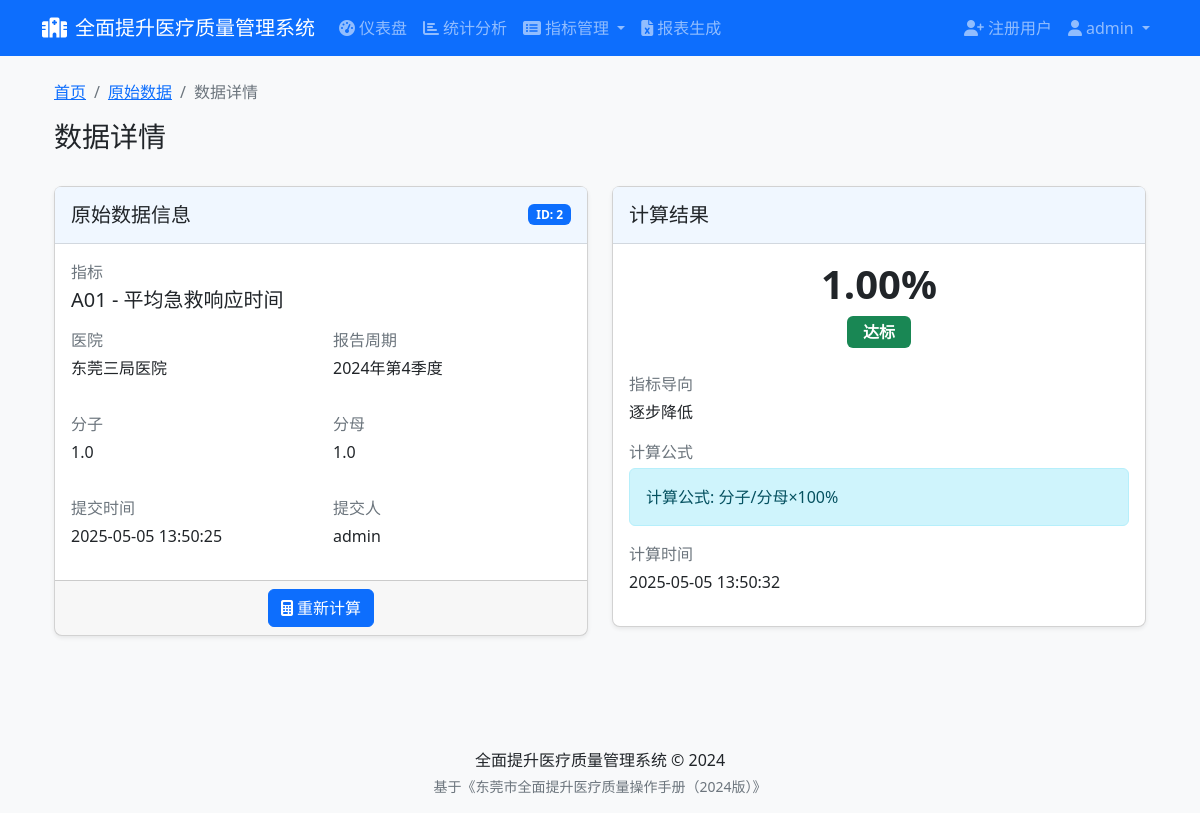
/indicators/data/2 (signed in), run on the app's committed database.
### app/models/user.py (models this page shows, shortened)
class User(UserMixin, db.Model):
    __tablename__ = 'users'
    id = db.Column(db.Integer, primary_key=True)
    username = db.Column(db.String(64), unique=True, index=True, nullable=False)
    email = db.Column(db.String(120), unique=True, index=True, nullable=False)
    password_hash = db.Column(db.String(128), nullable=False)
    is_admin = db.Column(db.Boolean, default=False)
    hospital_id = db.Column(db.Integer, db.ForeignKey('hospitals.id'))
    created_at = db.Column(db.DateTime, default=datetime.utcnow)
    last_login = db.Column(db.DateTime)
    hospital = db.relationship('Hospital', backref='users')

### app/models/data.py (models this page shows, shortened)
class RawData(db.Model):
    __tablename__ = 'raw_data'
    id = db.Column(db.Integer, primary_key=True)
    indicator_id = db.Column(db.Integer, db.ForeignKey('indicators.id'), nullable=False)
    hospital_id = db.Column(db.Integer, db.ForeignKey('hospitals.id'), nullable=False)
    period_id = db.Column(db.Integer, db.ForeignKey('report_periods.id'), nullable=False)
    numerator = db.Column(db.Float)  # 分子
    denominator = db.Column(db.Float)  # 分母
    submitter_id = db.Column(db.Integer, db.ForeignKey('users.id'))  # 提交人
    submit_time = db.Column(db.DateTime, default=beijing_now)  # 提交时间，使用北京时间
    note = db.Column(db.Text)  # 备注
    indicator = db.relationship('Indicator', backref='raw_data')
    hospital = db.relationship('Hospital', backref='raw_data')
    period = db.relationship('ReportPeriod', backref='raw_data')
    submitter = db.relationship('User', backref='raw_data_submitted')

class Result(db.Model):
    __tablename__ = 'results'
    id = db.Column(db.Integer, primary_key=True)
    indicator_id = db.Column(db.Integer, db.ForeignKey('indicators.id'), nullable=False)
    hospital_id = db.Column(db.Integer, db.ForeignKey('hospitals.id'), nullable=False)
    period_id = db.Column(db.Integer, db.ForeignKey('report_periods.id'), nullable=False)
    raw_data_id = db.Column(db.Integer, db.ForeignKey('raw_data.id'))
    value = db.Column(db.Float)  # 计算结果值
    target_achieved = db.Column(db.Boolean)  # 是否达标
    calculation_time = db.Column(db.DateTime, default=beijing_now)  # 计算时间，使用北京时间
    indicator = db.relationship('Indicator', backref='results')
    hospital = db.relationship('Hospital', backref='results')
    period = db.relationship('ReportPeriod', backref='results')
    raw_data = db.relationship('RawData', backref=db.backref('result', uselist=False))

### app/models/indicator.py (models this page shows, shortened)
class Indicator(db.Model):
    __tablename__ = 'indicators'
    id = db.Column(db.Integer, primary_key=True)
    code = db.Column(db.String(32), unique=True, nullable=False)  # 指标编码
    name = db.Column(db.String(128), nullable=False)  # 指标名称
    definition = db.Column(db.Text)  # 指标定义
    numerator_description = db.Column(db.Text)  # 分子说明
    denominator_description = db.Column(db.Text)  # 分母说明
    calculation_formula = db.Column(db.Text)  # 计算公式
    data_source = db.Column(db.String(256))  # 数据来源
    target_value = db.Column(db.String(64))  # 指标导向 - 修改为字符串类型
    unit = db.Column(db.String(32))  # 单位
    frequency = db.Column(db.String(32))  # 监测频率
    category_id = db.Column(db.Integer, db.ForeignKey('indicator_categories.id'), nullable=False)
    created_at = db.Column(db.DateTime, default=datetime.utcnow)

### app/models/hospital.py (models this page shows, shortened)
class Hospital(db.Model):
    __tablename__ = 'hospitals'
    id = db.Column(db.Integer, primary_key=True)
    name = db.Column(db.String(128), unique=True, nullable=False)
    code = db.Column(db.String(32), unique=True, nullable=False)
    address = db.Column(db.String(256))
    level = db.Column(db.String(32))  # 医院等级 (三甲、三乙等)
    type = db.Column(db.String(32))   # 医院类型 (综合、专科等)
    contact_person = db.Column(db.String(64))
    contact_phone = db.Column(db.String(32))
    created_at = db.Column(db.DateTime, default=datetime.utcnow)

### app/models/report_period.py (models this page shows, shortened)
class ReportPeriod(db.Model):
    __tablename__ = 'report_periods'
    id = db.Column(db.Integer, primary_key=True)
    year = db.Column(db.Integer, nullable=False)
    quarter = db.Column(db.Integer)  # 1-4 表示季度，NULL 表示不是季度报告
    month = db.Column(db.Integer)  # 1-12 表示月份，NULL 表示不是月度报告
    name = db.Column(db.String(64), nullable=False)
    start_date = db.Column(db.Date, nullable=False)
    end_date = db.Column(db.Date, nullable=False)
    created_at = db.Column(db.DateTime, default=datetime.utcnow)

### app/controllers/indicators.py (the view)
@indicators_bp.route('/data/<int:data_id>')
@login_required
def view_data(data_id):
    raw_data = RawData.query.get_or_404(data_id)
    result = Result.query.filter_by(raw_data_id=data_id).first()
    return render_template(
        'indicators/view_data.html',
        title='数据详情',
        raw_data=raw_data,
        result=result
    )

### app/models/user.py (called while the page is built)
@login_manager.user_loader
def load_user(user_id):
    return User.query.get(int(user_id))

### app/templates/indicators/view_data.html (shortened to what this page needs)
{% extends 'base.html' %}
{% block content %}
<div class="container-fluid">
    <div class="row mb-4">
        <div class="col">
            <nav aria-label="breadcrumb">
                <ol class="breadcrumb">
                    <li class="breadcrumb-item"><a href="{{ url_for('dashboard.index') }}">首页</a></li>
                    <li class="breadcrumb-item"><a href="{{ url_for('indicators.data_list') }}">原始数据</a></li>
                    <li class="breadcrumb-item active" aria-current="page">数据详情</li>
                </ol>
            </nav>
            <h1 class="h3">数据详情</h1>
        </div>
    </div>
    <div class="row">
        <div class="col-lg-6 mb-4">
            <div class="card shadow-sm">
                <div class="card-header d-flex justify-content-between align-items-center">
                    <h5 class="mb-0">原始数据信息</h5>
                    <span class="badge bg-primary">ID: {{ raw_data.id }}</span>
                </div>
                <div class="card-body">
                    <div class="mb-3">
                        <p class="text-muted mb-1">指标</p>
                        <p class="h5">{{ raw_data.indicator.code }} - {{ raw_data.indicator.name }}</p>
                    </div>
                    <div class="row mb-3">
                        <div class="col-md-6">
                            <p class="text-muted mb-1">医院</p>
                            <p>{{ raw_data.hospital.name }}</p>
                        </div>
                        <div class="col-md-6">
                            <p class="text-muted mb-1">报告周期</p>
                            <p>{{ raw_data.period.name }}</p>
                        </div>
                    </div>
                    <div class="row mb-3">
                        <div class="col-md-6">
                            <p class="text-muted mb-1">分子</p>
                            <p>{{ raw_data.numerator }}</p>
                        </div>
                        <div class="col-md-6">
                            <p class="text-muted mb-1">分母</p>
                            <p>{{ raw_data.denominator }}</p>
                        </div>
                    </div>
                    <div class="row mb-0">
                        <div class="col-md-6">
                            <p class="text-muted mb-1">提交时间</p>
                            <p>{{ raw_data.submit_time.strftime('%Y-%m-%d %H:%M:%S') }}</p>
                        </div>
                        <div class="col-md-6">
                            <p class="text-muted mb-1">提交人</p>
                            <p>{{ raw_data.submitter.username if raw_data.submitter else '未知' }}</p>
                        </div>
                    </div>
                </div>
                <div class="card-footer text-center">
                    <a href="{{ url_for('indicators.calculate', data_id=raw_data.id) }}" class="btn btn-primary">
                        <i class="fas fa-calculator me-1"></i>重新计算
                    </a>
                </div>
            </div>
        </div>
        <div class="col-lg-6 mb-4">
            <div class="card shadow-sm">
                <div class="card-header">
                    <h5 class="mb-0">计算结果</h5>
                </div>
                <div class="card-body">
                    {% if result %}
                        <div class="text-center mb-4">
                            <div class="display-6 fw-bold">
                                {{ "%.2f"|format(result.value) }}{{ raw_data.indicator.unit }}
                            </div>
                            {% if result.target_achieved == True %}
                                <span class="badge bg-success fs-6 mt-2 px-3 py-2">达标</span>
                            {% elif result.target_achieved == False %}
                                <span class="badge bg-danger fs-6 mt-2 px-3 py-2">未达标</span>
                            {% else %}
                                <span class="badge bg-secondary fs-6 mt-2 px-3 py-2">无目标</span>
                            {% endif %}
                        </div>
                        <div class="mb-3">
                            <p class="text-muted mb-1">指标导向</p>
                            <p>{{ raw_data.indicator.target_value }}</p>
                        </div>
                        <div class="mb-3">
                            <p class="text-muted mb-1">计算公式</p>
                            <div class="alert alert-info alert-permanent">
                                {{ raw_data.indicator.calculation_formula or '无' }}
                            </div>
                        </div>
                        <div class="mb-0">
                            <p class="text-muted mb-1">计算时间</p>
                            <p>{{ result.calculation_time.strftime('%Y-%m-%d %H:%M:%S') }}</p>
                        </div>
                    {% endif %}
                </div>
            </div>
        </div>
    </div>
</div>
{% endblock %}

### app/templates/base.html (shortened to what this page needs)
<!DOCTYPE html>
<html lang="zh-CN">
<head>
    <link href="https://cdn.jsdelivr.net/npm/bootstrap@5.2.3/dist/css/bootstrap.min.css" rel="stylesheet">
    <link href="https://cdnjs.cloudflare.com/ajax/libs/font-awesome/6.2.0/css/all.min.css" rel="stylesheet">
    <link href="{{ url_for('static', filename='css/style.css') }}" rel="stylesheet">
    <link href="{{ url_for('static', filename='css/monthpicker.css') }}" rel="stylesheet">
</head>
<body>
    <header>
        <nav class="navbar navbar-expand-lg navbar-dark bg-primary">
            <div class="container">
                <a class="navbar-brand" href="{{ url_for('dashboard.index') }}">
                    <i class="fas fa-hospital-alt me-2"></i>全面提升医疗质量管理系统
                </a>
                <div class="collapse navbar-collapse" id="navbarNavDropdown">
                    <ul class="navbar-nav me-auto">
                        {% if current_user.is_authenticated %}
                            <li class="nav-item">
                                <a class="nav-link" href="{{ url_for('dashboard.index') }}">
                                    <i class="fas fa-tachometer-alt me-1"></i>仪表盘
                                </a>
                            </li>
                            <li class="nav-item">
                                <a class="nav-link" href="{{ url_for('dashboard.stats') }}">
                                    <i class="fas fa-chart-bar me-1"></i>统计分析
                                </a>
                            </li>
                            <li class="nav-item dropdown">
                                <a class="nav-link dropdown-toggle" href="#" id="indicatorsDropdown" role="button" data-bs-toggle="dropdown" aria-expanded="false">
                                    <i class="fas fa-list-alt me-1"></i>指标管理
                                </a>
                            </li>
                            <li class="nav-item">
                                <a class="nav-link" href="{{ url_for('reports.index') }}">
                                    <i class="fas fa-file-excel me-1"></i>报表生成
                                </a>
                            </li>
                        {% endif %}
                    </ul>
                    <ul class="navbar-nav">
                        {% if current_user.is_authenticated %}
                            {% if current_user.is_admin %}
                                <li class="nav-item">
                                    <a class="nav-link" href="{{ url_for('auth.register') }}">
                                        <i class="fas fa-user-plus me-1"></i>注册用户
                                    </a>
                                </li>
                            {% endif %}
                            <li class="nav-item dropdown">
                                <a class="nav-link dropdown-toggle" href="#" id="userDropdown" role="button" data-bs-toggle="dropdown" aria-expanded="false">
                                    <i class="fas fa-user me-1"></i>{{ current_user.username }}
                                </a>
                            </li>
                        {% else %}
                            <li class="nav-item">
                                <a class="nav-link" href="{{ url_for('auth.login') }}">
                                    <i class="fas fa-sign-in-alt me-1"></i>登录
                                </a>
                            </li>
                        {% endif %}
                    </ul>
                </div>
            </div>
        </nav>
    </header>
    <main class="container mt-4">
        {% block content %}{% endblock %}
    </main>
    <footer class="bg-light mt-5 py-3">
        <div class="container text-center">
            <p class="mb-1">全面提升医疗质量管理系统 &copy; 2024</p>
            <p class="text-muted small mb-0">基于《东莞市全面提升医疗质量操作手册（2024版）》</p>
        </div>
    </footer>
</body>
</html>

### app/static/css/style.css (style rules this page uses)
body { min-height: 100vh; display: flex; flex-direction: column; background-color: #f8f9fa; }
main { flex: 1; }
.card { border-radius: 0.5rem; box-shadow: 0 4px 6px rgba(0, 0, 0, 0.1); margin-bottom: 1.5rem; }
.card-header { background-color: #f0f7ff; border-bottom: 1px solid rgba(0, 0, 0, 0.125); padding: 1rem; }

### data on the page
User: username "admin", submitter "admin"
RawData: id "2", numerator "1.0", denominator "1.0", submit_time "2025-05-05 13:50:25"
Indicator: indicator.code "A01", indicator.name "平均急救响应时间", indicator.unit "%", indicator.target_value "逐步降低", indicator "计算公式: 分子/分母×100%"
Hospital: hospital.name "东莞三局医院"
ReportPeriod: period.name "2024年第4季度"
Result: value "1.00", calculation_time "2025-05-05 13:50:32"
